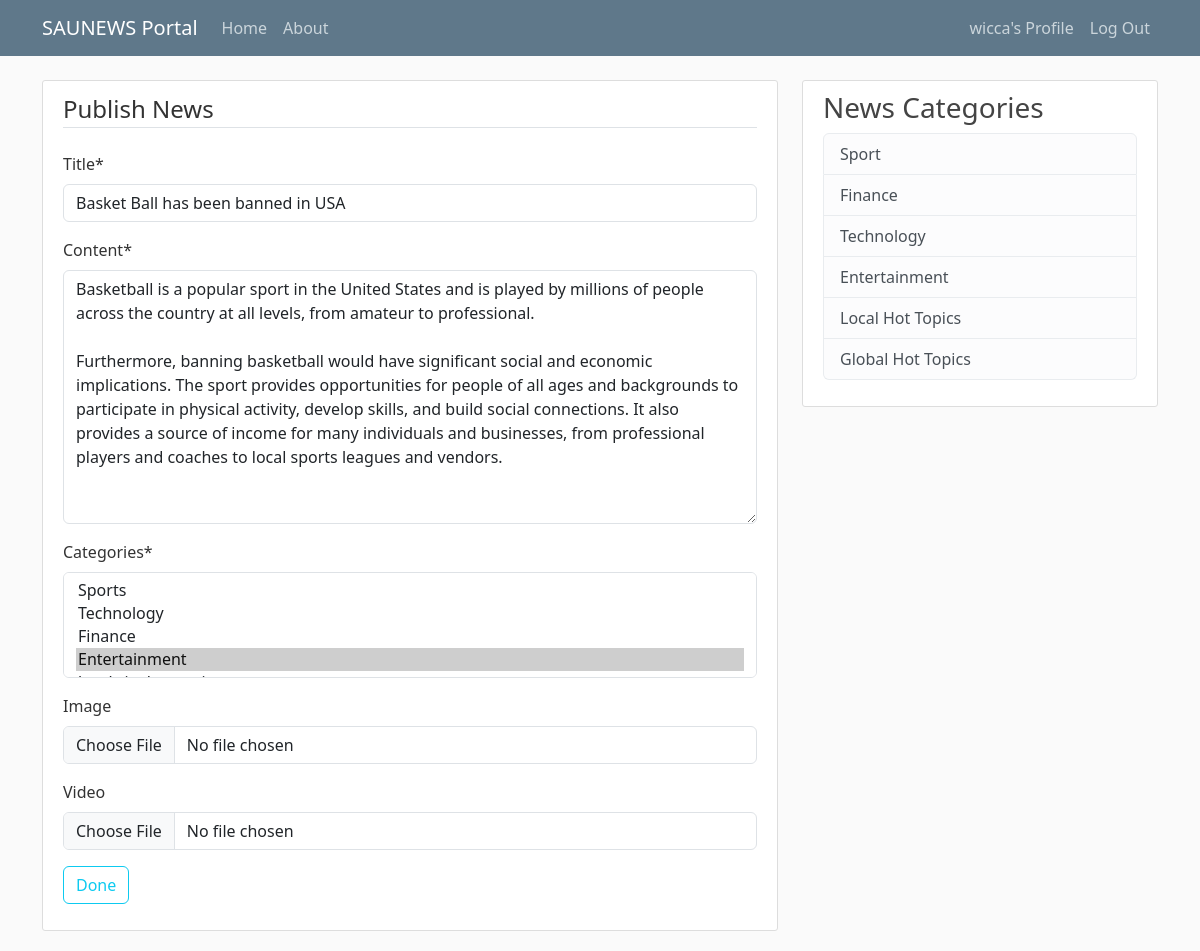
Page /post/12/update/ (signed in) on the committed database.
### blog/models.py (models this page shows, shortened)
class Post(models.Model):
    title = models.CharField(max_length=100)
    content = models.TextField(null=True)
    categories = models.ManyToManyField(Category)
    date_created = models.DateTimeField(default=timezone.now)
    author = models.ForeignKey(User, on_delete=models.CASCADE)
    likes = models.ManyToManyField(User, related_name='blog_posts')
    video = models.FileField(upload_to='videos/', null=True, blank=True)
    image = models.ImageField(upload_to='images/', null=True, blank=True)

### blog/views.py (the view, shortened to what this page needs)
# urls.py: path("post/<int:pk>/update/", PostUpdateView.as_view(), name="post_update"),
class PostUpdateView(LoginRequiredMixin, UserPassesTestMixin, UpdateView):
    model = Post
    fields = ['title', 'content', 'categories', 'image', 'video']
    def test_func(self):
        post = self.get_object()
        if self.request.user == post.author:
            return True
        return False

### blog/models.py (called while the page is built)
    def __str__(self):
        return self.name

### blog/templates/blog/post_form.html (shortened to what this page needs)
{% extends 'blog/base.html' %}
{% load crispy_forms_tags %}
{% block content %}
    <div class="content-section">
        <form action="" method="post" enctype="multipart/form-data">
            <fieldset class="form-group">
                <legend class="border-bottom mb-4"> Publish News </legend>
                {{ form | crispy }}
            </fieldset>
            <div class="form-group">
                <button type="submit" class="btn btn-outline-info">
                    Done
                </button>
            </div>
        </form>
    </div>
{% endblock content %}

### blog/templates/blog/base.html (shortened to what this page needs)
{% load static %}
<html lang="en">
  <head>
    <link href="https://cdn.jsdelivr.net/npm/bootstrap@5.3.0-alpha1/dist/css/bootstrap.min.css" rel="stylesheet">
    <link rel="stylesheet" href="{% static 'blog/main.css' %}">
  </head>
  <body>
    <header class="site-header">
        <nav class="navbar navbar-expand-md navbar-dark bg-steel fixed-top">
          <div class="container">
            <a class="navbar-brand mr-4" href="{% url 'blog_home' %}">SAUNEWS Portal</a>
            <div class="collapse navbar-collapse" id="navbarToggle">
              <div class="navbar-nav mr-auto">
                <a class="nav-item nav-link" href="{% url 'blog_home' %}">Home</a>
                <a class="nav-item nav-link" href="{% url 'blog_about' %}">About</a>
              </div>
            </div>
            <div class="navbar-nav">
              {% if user.is_authenticated %}
                <a class="nav-item nav-link" href="{% url 'profile' %}">{{user.username}}'s Profile</a>
                <a class="nav-item nav-link" href="{% url 'logout' %}">Log Out</a>
                {% else %}
                <a class="nav-item nav-link" href="{% url 'login' %}">Login</a>
                <a class="nav-item nav-link" href="{% url 'register' %}">Register</a>
              {% endif %}
            </div>
          </div>
        </nav>
    </header>
    <main role="main" class="container">
        <div class="row">
          <div class="col-md-8">
            {% block content %} {% endblock %}
          </div>
          <div class="col-md-4">
            <div class="content-section">
              <h3>News Categories</h3>
                <ul class="list-group">
                  <li class="list-group-item list-group-item-light">Sport</li>
                  <li class="list-group-item list-group-item-light">Finance</li>
                  <li class="list-group-item list-group-item-light">Technology</li>
                  <li class="list-group-item list-group-item-light">Entertainment</li>
                  <li class="list-group-item list-group-item-light">Local Hot Topics</li>
                  <li class="list-group-item list-group-item-light">Global Hot Topics</li>
                </ul>
            </div>
          </div>
        </div>
    </main>
  </body>
</html>

### blog/static/blog/main.css (style rules this page uses)
body { background: #fafafa; color: #333333; margin-top: 5rem; }
h1, h2, h3, h4, h5, h6 { color: #444444; }
ul { margin: 0; }
.bg-steel { background-color: #5f788a; }
.site-header .navbar-nav .nav-link { color: #cbd5db; }
.content-section { background: #ffffff; padding: 10px 20px; border: 1px solid #dddddd; border-radius: 3px; margin-bottom: 20px; }

### rows in the picture
Post: title "Basket Ball has been banned in USA", content "Basketball is a popular sport in the United States and is played by millions of people across the country at all levels, from amateur to professional. Furthermore, banning basketball would have significant social and economic implications. The sport provides opportunities for people of all ages and backgrounds to participate in physical activity, develop skills, and build social connections. It also provides a source of income for many individuals and businesses, from professional players and coaches to local sports leagues and vendors."

### other values in the picture
{{ user.username }} "wicca"
